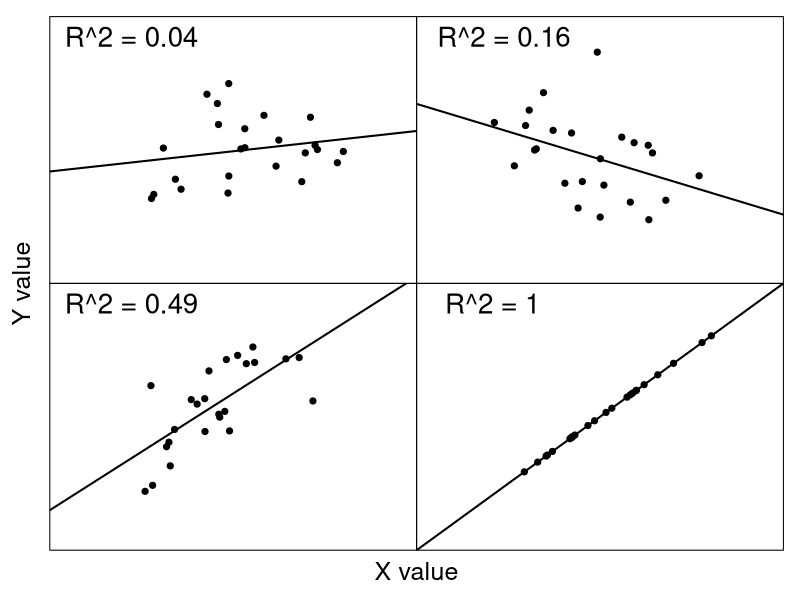
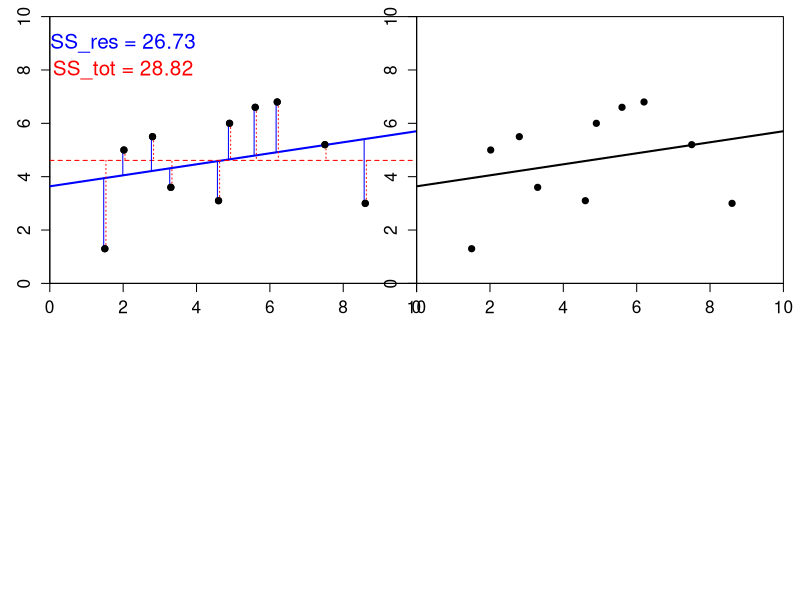

Write R code to recreate these figures, in order.
## ---- chunk 1
library(knitr);
opts_chunk$set(echo = FALSE);
## ---- chunk 2
par(mfrow = c(2, 2), mar = c(0, 0, 0, 0), oma = c(3, 3, 1, 1));
X1 <- rnorm(n = 24, mean = 0, sd = 1);
Y1 <- rnorm(n = 24, mean = 0, sd = 1);
while(cor(X1, Y1) < 0.199 | cor(X1, Y1) > 0.201){
  X1 <- rnorm(n = 24, mean = 0, sd = 1);
  Y1 <- rnorm(n = 24, mean = 0, sd = 1);
}
plot(x = X1, y = Y1, pch = 20, xlab = "X value", cex = 1.5, xlim = c(-3, 3),
     ylim = c(-3, 3), xaxt = "n", yaxt = "n", cex.lab = 1.25, ylab = "Y value",
     line = 1);
text(x = -1.8, y = 2.75, labels = "R^2 = 0.04", cex = 2, hjust = 0);
B0 <- as.numeric(lm(Y1~X1)$coefficients[1]);
B1 <- as.numeric(lm(Y1~X1)$coefficients[2]);
abline(a = B0, b = B1, lwd = 2);
## Row 2
X1 <- rnorm(n = 24, mean = 0, sd = 1);
Y1 <- rnorm(n = 24, mean = 0, sd = 1);
while(cor(X1, Y1) > -0.399 | cor(X1, Y1) < -0.401){
  X1 <- rnorm(n = 24, mean = 0, sd = 1);
  Y1 <- rnorm(n = 24, mean = 0, sd = 1);
}
plot(x = X1, y = Y1, pch = 20, xlab = "X value", cex = 1.5, xlim = c(-3, 3),
     ylim = c(-3, 3), xaxt = "n", yaxt = "n", cex.lab = 1.25, ylab = "Y value",
     line = 1);
text(x = -1.7, y = 2.75, labels = "R^2 = 0.16", cex = 2, hjust = 0);
B0 <- as.numeric(lm(Y1~X1)$coefficients[1]);
B1 <- as.numeric(lm(Y1~X1)$coefficients[2]);
abline(a = B0, b = B1, lwd = 2);
## Row 3
X1 <- rnorm(n = 24, mean = 0, sd = 1);
Y1 <- rnorm(n = 24, mean = 0, sd = 1);
while(cor(X1, Y1) < 0.699 | cor(X1, Y1) > 0.701){
  X1 <- rnorm(n = 24, mean = 0, sd = 1);
  Y1 <- rnorm(n = 24, mean = 0, sd = 1);
}
plot(x = X1, y = Y1, pch = 20, xlab = "X value", cex = 1.5, xlim = c(-3, 3),
     ylim = c(-3, 3), xaxt = "n", yaxt = "n", cex.lab = 1.25, ylab = "Y value",
     line = 1);
text(x = -1.8, y = 2.75, labels = "R^2 = 0.49", cex = 2, hjust = 0);
B0 <- as.numeric(lm(Y1~X1)$coefficients[1]);
B1 <- as.numeric(lm(Y1~X1)$coefficients[2]);
abline(a = B0, b = B1, lwd = 2);
## Row 2
X1 <- rnorm(n = 24, mean = 0, sd = 1);
Y1 <- X1;
plot(x = X1, y = Y1, pch = 20, xlab = "X value", cex = 1.5, xlim = c(-3, 3),
     ylim = c(-3, 3), xaxt = "n", yaxt = "n", cex.lab = 1.25, ylab = "Y value",
     line = 1);
text(x = -1.9, y = 2.75, labels = "R^2 = 1", cex = 2, hjust = 0);
mtext(text="X value",side=1,line=1,outer=TRUE, cex = 1.5);
mtext(text="Y value",side=2,line=1,outer=TRUE, cex = 1.5);
B0 <- as.numeric(lm(Y1~X1)$coefficients[1]);
B1 <- as.numeric(lm(Y1~X1)$coefficients[2]);
abline(a = B0, b = B1, lwd = 2);
## ---- chunk 3
X1 <- c(2.02, 8.6, 4.9, 1.5, 2.8, 4.6, 7.5, 6.2, 3.3, 5.6);
Y1 <- c(5, 3, 6, 1.3, 5.5, 3.1, 5.2, 6.8, 3.6, 6.6);
B0 <- as.numeric(lm(Y1~X1)$coefficients[1]);
B1 <- as.numeric(lm(Y1~X1)$coefficients[2]);
resi <- lm(Y1~X1)$residuals;
mxrs <- which(X1 == max(X1));
plot(x = X1, y = Y1, pch = 20, xlab = "Independent Variable X", cex = 1.5, 
     xlim = c(0, 10), ylim = c(0, 10), cex.lab = 1.25, cex.axis = 1.25,
     ylab = "Dependent Variable Y", yaxs = "i", xaxs = "i");
abline(a = B0, b = B1, lwd = 2, col = "blue");
abline(h = mean(Y1), col = "red", lty = "dashed");
for(i in 1:length(X1)){
  points(x = c(X1[i] - 0.03, X1[i] - 0.03), y = c(Y1[i], B0 + X1[i]*B1), 
         col = "blue", lwd = 1, type = "l");
  points(x = c(X1[i] + 0.03, X1[i] + 0.03), y = c(Y1[i], mean(Y1)), col = "red",
         lwd = 1, lty = "dotted", type = "l");
}
points(x = X1, y = Y1, pch = 20, xlab = "Independent Variable X", cex = 1.5, 
     xlim = c(0, 10), ylim = c(0, 10), cex.lab = 1.25, cex.axis = 1.25,
     ylab = "Dependent Variable Y", yaxs = "i", xaxs = "i");
text(x = 2, hjust = 0, y = 9, labels = "SS_res = 26.73", cex = 1.5, 
     col = "blue");
text(x = 2, hjust = 0, y = 8, labels = "SS_tot = 28.82", cex = 1.5, 
     col = "red");
## ---- chunk 4
X1 <- c(2.02, 8.6, 4.9, 1.5, 2.8, 4.6, 7.5, 6.2, 3.3, 5.6);
Y1 <- c(5, 3, 6, 1.3, 5.5, 3.1, 5.2, 6.8, 3.6, 6.6);
B0 <- as.numeric(lm(Y1~X1)$coefficients[1]);
B1 <- as.numeric(lm(Y1~X1)$coefficients[2]);
resi <- lm(Y1~X1)$residuals;
mxrs <- which(X1 == max(X1));
plot(x = X1, y = Y1, pch = 20, xlab = "Independent Variable X", cex = 1.5, 
     xlim = c(0, 10), ylim = c(0, 10), cex.lab = 1.25, cex.axis = 1.25,
     ylab = "Dependent Variable Y", yaxs = "i", xaxs = "i");
abline(a = B0, b = B1, lwd = 2);
